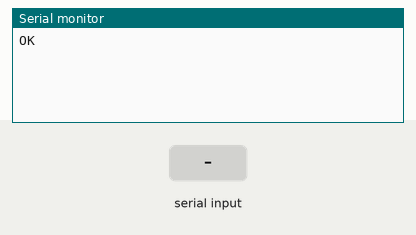
Bench run of a sketch on a simulated Arduino Uno, built with avr-gcc and run on an emulated ATmega328P. Parts: the last lines printed to the serial monitor. Inputs (shaded band) come from the test bench. The modem accepts every AT command (registered, SIM ready, sends succeed) and sends nothing else.

Above: at 1.2 s.
1.3 s: "1" received over the second serial link
At 2.5 s:
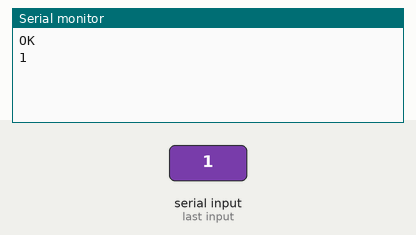
2.8 s: "0" received over the second serial link
At 3.9 s:
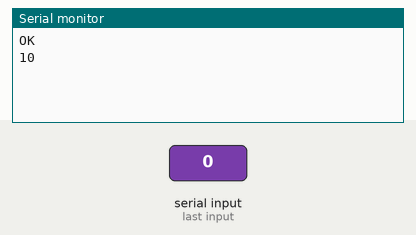

Measured:
- after the input at 1.3 s, the serial monitor: prints a new line at once (image 1)
- after the input at 2.8 s, the serial monitor: prints a new line at once (image 2)

The sketch:

BLE_test.ino
```cpp
#include<SoftwareSerial.h>

SoftwareSerial BTSerial(6, 7); //RX|TX
//SoftwareSerial BTSerial(11, 10); //RX|TX


void setup(){
  Serial.begin(9600);
  BTSerial.begin(9600); // default baud rate
  BTSerial.println("AT");
}


void loop(){
  //read from the HM-10 and print in the Serial
  if(BTSerial.available())
    Serial.write(BTSerial.read());

  //read from the Serial and print to the HM-10
  if(Serial.available())
    BTSerial.write(Serial.read());
}
```
